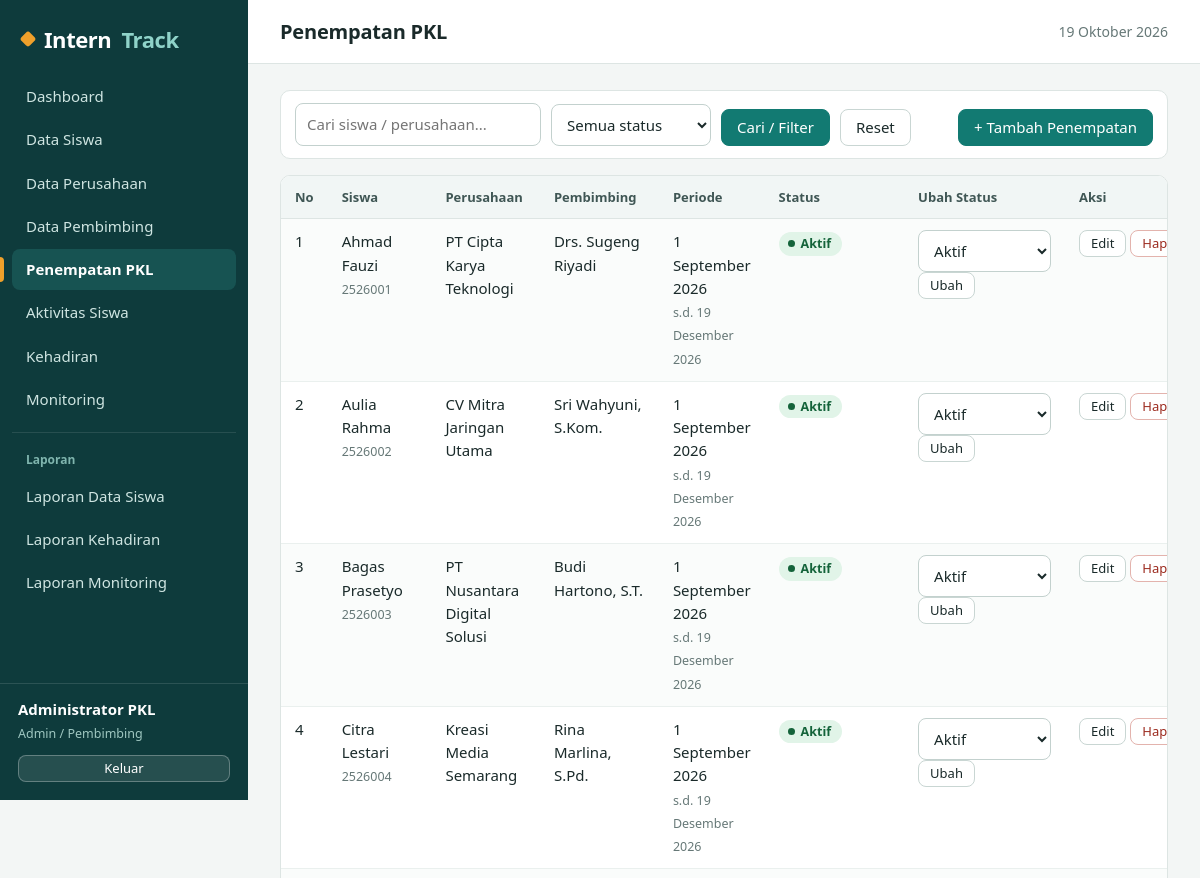
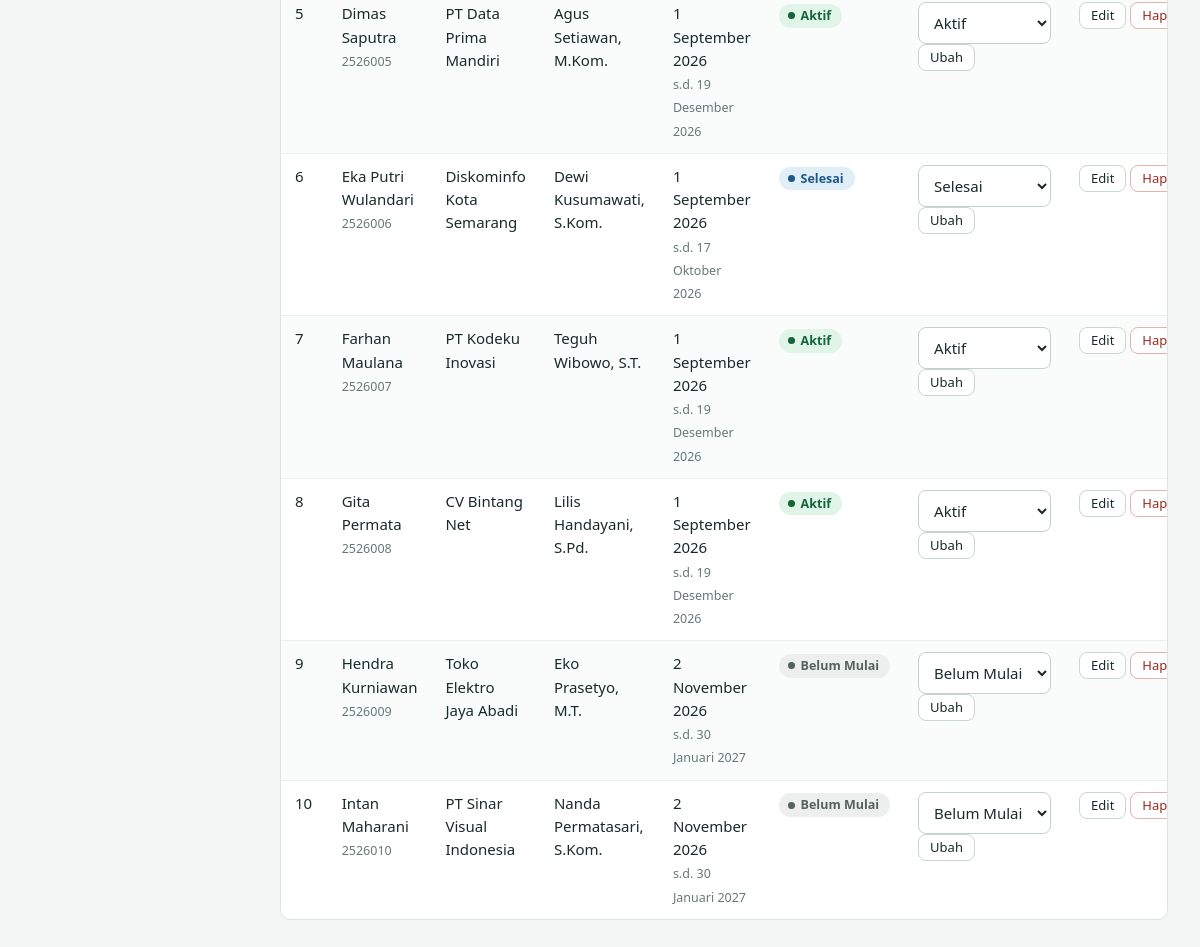
Screenshot of /admin/penempatan.php (signed in) with the database file from the repository (2 pictures, top to bottom).
### tables this page shows
CREATE TABLE penempatan (
  id_penempatan INT AUTO_INCREMENT PRIMARY KEY,
  id_siswa      INT NOT NULL UNIQUE,
  id_perusahaan INT NOT NULL,
  id_pembimbing INT NOT NULL,
  tgl_mulai     DATE NOT NULL,
  tgl_selesai   DATE NOT NULL,
  status        ENUM('Belum Mulai','Aktif','Selesai') NOT NULL DEFAULT 'Belum Mulai',
  CONSTRAINT fk_pen_siswa      FOREIGN KEY (id_siswa)      REFERENCES siswa(id_siswa)           ON DELETE CASCADE,
  CONSTRAINT fk_pen_perusahaan FOREIGN KEY (id_perusahaan) REFERENCES perusahaan(id_perusahaan) ON DELETE RESTRICT,
  CONSTRAINT fk_pen_pembimbing FOREIGN KEY (id_pembimbing) REFERENCES pembimbing(id_pembimbing) ON DELETE RESTRICT
);

CREATE TABLE siswa (
  id_siswa INT AUTO_INCREMENT PRIMARY KEY,
  id_user  INT NOT NULL UNIQUE,
  nis      VARCHAR(20)  NOT NULL UNIQUE,
  nama     VARCHAR(100) NOT NULL,
  kelas    VARCHAR(20),
  jurusan  VARCHAR(60),
  no_hp    VARCHAR(20),
  alamat   VARCHAR(255),
  CONSTRAINT fk_siswa_user FOREIGN KEY (id_user) REFERENCES users(id_user) ON DELETE CASCADE
);

CREATE TABLE perusahaan (
  id_perusahaan   INT AUTO_INCREMENT PRIMARY KEY,
  nama_perusahaan VARCHAR(120) NOT NULL,
  alamat          VARCHAR(255),
  bidang          VARCHAR(100),
  kontak          VARCHAR(30)
);

CREATE TABLE pembimbing (
  id_pembimbing INT AUTO_INCREMENT PRIMARY KEY,
  nip           VARCHAR(25),
  nama          VARCHAR(100) NOT NULL,
  no_hp         VARCHAR(20),
  bidang        VARCHAR(80)
);

### admin/penempatan.php (the view, shortened to what this page needs)
<?php
require_once __DIR__ . '/../config/app.php';
$pdo  = db();
$aksi = $_GET['aksi'] ?? 'list';
$STATUS = ['Belum Mulai', 'Aktif', 'Selesai'];
$data = ['id_siswa' => '', 'id_perusahaan' => '', 'id_pembimbing' => '', 'tgl_mulai' => '', 'tgl_selesai' => '', 'status' => 'Belum Mulai'];
include __DIR__ . '/../includes/header.php';
if ($aksi === 'tambah' || $aksi === 'edit'):
    $sp = $pdo->prepare('SELECT id_siswa, nis, nama FROM siswa WHERE id_siswa NOT IN (SELECT id_siswa FROM penempatan) OR id_siswa = ? ORDER BY nama');
    $sp->execute([(int)$data['id_siswa']]);
    $listSiswa = $sp->fetchAll();
    $listPer = $pdo->query('SELECT id_perusahaan, nama_perusahaan FROM perusahaan ORDER BY nama_perusahaan')->fetchAll();
    $listPem = $pdo->query('SELECT id_pembimbing, nama FROM pembimbing ORDER BY nama')->fetchAll();
?>
<div class="card">
    <h3><?= $aksi === 'edit' ? 'Edit Penempatan' : 'Tambah Penempatan' ?></h3>
    <p class="muted-t">Alur: Siswa &rarr; Perusahaan &rarr; Pembimbing</p>
    <form method="post" data-validate novalidate>
        <?= csrf_field() ?>
        <div class="form-grid">
            <div class="fg"><label>Siswa <b class="req">*</b></label>
                <select name="id_siswa" required><?= opsi($listSiswa, 'id_siswa', function ($r) { return $r['nis'] . ' - ' . $r['nama']; }, $data['id_siswa'], '-- Pilih siswa --') ?></select></div>
            <div class="fg"><label>Perusahaan <b class="req">*</b></label>
                <select name="id_perusahaan" required><?= opsi($listPer, 'id_perusahaan', 'nama_perusahaan', $data['id_perusahaan'], '-- Pilih perusahaan --') ?></select></div>
            <div class="fg"><label>Pembimbing <b class="req">*</b></label>
                <select name="id_pembimbing" required><?= opsi($listPem, 'id_pembimbing', 'nama', $data['id_pembimbing'], '-- Pilih pembimbing --') ?></select></div>
            <?= field('Tanggal Mulai', 'tgl_mulai', $data['tgl_mulai'], 'date', true) ?>
            <?= field('Tanggal Selesai', 'tgl_selesai', $data['tgl_selesai'], 'date', true) ?>
            <div class="fg"><label>Status PKL</label><select name="status"><?= opsi_list($STATUS, $data['status']) ?></select></div>
        </div>
        <button class="btn btn-primary" type="submit">Simpan</button>
        <a class="btn" href="<?= url('admin/penempatan.php') ?>">Batal</a>
    </form>
</div>
<?php else:
    $q = trim($_GET['q'] ?? ''); $fs = $_GET['status'] ?? '';
    $w = ['(s.nama LIKE ? OR s.nis LIKE ? OR pr.nama_perusahaan LIKE ?)']; $pr = ["%$q%", "%$q%", "%$q%"];
    $st = $pdo->prepare(
        'SELECT p.*, s.nis, s.nama, pr.nama_perusahaan, pb.nama AS pembimbing
         FROM penempatan p
         JOIN siswa s ON s.id_siswa = p.id_siswa
         JOIN perusahaan pr ON pr.id_perusahaan = p.id_perusahaan
         JOIN pembimbing pb ON pb.id_pembimbing = p.id_pembimbing
         WHERE ' . implode(' AND ', $w) . ' ORDER BY s.nama'
    );
    $st->execute($pr);
    $rows = $st->fetchAll();
?>
<form class="toolbar" method="get">
    <div class="fg"><input type="search" name="q" value="<?= e($q) ?>" placeholder="Cari siswa / perusahaan..."></div>
    <div class="fg"><select name="status"><?= opsi_list($STATUS, $fs, 'Semua status') ?></select></div>
    <button class="btn btn-primary" type="submit">Cari / Filter</button>
    <a class="btn" href="<?= url('admin/penempatan.php') ?>">Reset</a>
    <a class="btn btn-primary toolbar-r" href="<?= url('admin/penempatan.php?aksi=tambah') ?>">+ Tambah Penempatan</a>
</form>
<div class="table-wrap"><table class="tbl">
    <tr><th>No</th><th>Siswa</th><th>Perusahaan</th><th>Pembimbing</th><th>Periode</th><th>Status</th><th>Ubah Status</th><th>Aksi</th></tr>
    <?php foreach ($rows as $i => $r): ?>
    <tr>
        <td><?= $i + 1 ?></td>
        <td><?= e($r['nama']) ?><br><small class="muted-t"><?= e($r['nis']) ?></small></td>
        <td><?= e($r['nama_perusahaan']) ?></td><td><?= e($r['pembimbing']) ?></td>
        <td><?= tgl_id($r['tgl_mulai']) ?><br><small class="muted-t">s.d. <?= tgl_id($r['tgl_selesai']) ?></small></td>
        <td><?= badge($r['status']) ?></td>
        <td>
            <form class="inline" method="post" action="<?= url('admin/penempatan.php?aksi=status&id=' . $r['id_penempatan']) ?>">
                <select name="status" style="width:auto"><?= opsi_list($STATUS, $r['status']) ?></select>
                <button class="btn btn-sm" type="submit">Ubah</button>
            </form>
        </td>
        <td class="act">
            <a class="btn btn-sm" href="<?= url('admin/penempatan.php?aksi=edit&id=' . $r['id_penempatan']) ?>">Edit</a>
            <form class="inline" method="post" action="<?= url('admin/penempatan.php?aksi=hapus&id=' . $r['id_penempatan']) ?>" data-confirm="Hapus penempatan <?= e($r['nama']) ?>? Jurnal, absensi, dan monitoring ikut terhapus.">
                <?= csrf_field() ?><button class="btn btn-sm btn-danger" type="submit">Hapus</button>
            </form>
        </td>
    </tr>
    <?php endforeach; if (!$rows): ?><tr><td colspan="8" class="empty">Data tidak ditemukan.</td></tr><?php endif; ?>
</table></div>
<?php endif;
include __DIR__ . '/../includes/footer.php';

### config/app.php (shortened to what this page needs)
<?php
function e($v): string { return htmlspecialchars((string)$v, ENT_QUOTES, 'UTF-8'); }
function url(string $p = ''): string { return BASE_URL . '/' . ltrim($p, '/'); }
function tgl_id(?string $d): string
{
    $bln = ['', 'Januari', 'Februari', 'Maret', 'April', 'Mei', 'Juni', 'Juli', 'Agustus', 'September', 'Oktober', 'November', 'Desember'];
    $t = strtotime($d);
    return date('j', $t) . ' ' . $bln[(int)date('n', $t)] . ' ' . date('Y', $t);
}
function badge(string $teks): string
{
    $map = [
        'Sangat Baik' => 'ok', 'Baik' => 'info', 'Perlu Perhatian' => 'warn', 'Perlu Pembinaan' => 'bad',
        'Aktif' => 'ok', 'Selesai' => 'info', 'Belum Mulai' => 'muted', 'Belum Ada Data' => 'muted',
        'Hadir' => 'ok', 'Izin' => 'info', 'Sakit' => 'warn', 'Alpa' => 'bad',
    ];
    return '<span class="badge b-' . ($map[$teks] ?? 'muted') . '">' . e($teks) . '</span>';
}
function opsi_list(array $vals, $sel = null, ?string $kosong = null): string
{
    $h = $kosong !== null ? '<option value="">' . e($kosong) . '</option>' : '';
    foreach ($vals as $v) {
        $h .= '<option value="' . e($v) . '"' . ((string)$v === (string)$sel ? ' selected' : '') . '>' . e($v) . '</option>';
    }
    return $h;
}

### assets/css/style.css (style rules this page uses)
:root { --ink:#0E3B3C; --ink-2:#175352; --teal:#127A72; --teal-d:#0C5D57; --teal-l:#E3F1EE; --amber:#EFA02B; --amber-l:#FDF1DC; --bg:#F3F6F5; --card:#fff; --line:#DDE5E3; --tx:#1A2A2A; --mut:#667877; --ok:#14633A; --ok-l:#E1F4E8; --info:#1D5A87; --info-l:#E0EEF8; --warn:#8A5A00; --warn-l:#FDF0D5; --bad:#9C2B1F; --bad-l:#FBE4E1; --muted-l:#ECEFEE; --r:10px; --font:"Segoe UI Variable Text","Segoe UI",system-ui,-apple-system,"Helvetica Neue",Arial,sans-serif; }
* { box-sizing:border-box }
html { -webkit-text-size-adjust:100% }
body { margin:0;font:15px/1.55 var(--font);color:var(--tx);background:var(--bg);display:flex;min-height:100vh }
a { color:var(--teal-d) }
.toolbar { display:flex;gap:10px;flex-wrap:wrap;align-items:flex-end;margin-bottom:16px;background:#fff;border:1px solid var(--line);border-radius:var(--r);padding:12px 14px }
.toolbar .fg { margin:0 }
.toolbar-r { margin-left:auto }
.btn { display:inline-flex;align-items:center;justify-content:center;gap:6px;border:1px solid #c9d6d3;background:#fff;color:var(--tx);padding:8px 15px;border-radius:8px;cursor:pointer;font:inherit;font-weight:500;text-decoration:none;line-height:1.3;transition:background .15s,border-color .15s }
.btn-primary { background:var(--teal);border-color:var(--teal);color:#fff }
.btn-danger { background:#fff;border-color:#e3b3ad;color:var(--bad) }
.btn-sm { padding:4px 11px;font-size:13px }
.inline { display:inline }
.fg { margin-bottom:15px }
input,select,textarea { width:100%;padding:9px 11px;border:1px solid #c3d1ce;border-radius:8px;font:inherit;background:#fff;color:var(--tx);transition:border-color .15s,box-shadow .15s }
.toolbar input,.toolbar select { width:auto;min-width:160px }
.table-wrap { overflow-x:auto;border:1px solid var(--line);border-radius:var(--r);background:#fff;margin-bottom:18px }
table.tbl { width:100%;border-collapse:collapse }
.tbl th,.tbl td { padding:11px 14px;border-bottom:1px solid #eaf0ee;text-align:left;vertical-align:top }
.tbl tr:last-child td { border-bottom:0 }
.tbl th { background:#f1f6f5;font-size:13px;font-weight:650;color:#3f5654;white-space:nowrap;border-bottom:1px solid var(--line);position:sticky;top:0 }
.tbl tbody tr:nth-child(even) td,.tbl tr:nth-child(even) td { background:#fafcfb }
.tbl .act { white-space:nowrap }
.tbl small { font-size:12.5px }
.badge { display:inline-flex;align-items:center;gap:6px;padding:2px 11px 2px 9px;border-radius:99px;font-size:12.5px;font-weight:600;white-space:nowrap }
.badge::before { content:"";width:7px;height:7px;border-radius:50%;background:currentColor }
.b-ok { background:var(--ok-l);color:var(--ok) }
.b-info { background:var(--info-l);color:var(--info) }
.b-muted { background:var(--muted-l);color:#55625f }
.muted-t { color:var(--mut) }

### rows the page displays
penempatan: id_siswa.nama "Ahmad Fauzi", id_siswa.nis "2526001", id_perusahaan.nama_perusahaan "PT Cipta Karya Teknologi", id_pembimbing.nama "Drs. Sugeng Riyadi", tgl_mulai "1 September 2026", tgl_selesai "19 Desember 2026", status "Aktif"
penempatan: id_siswa.nama "Aulia Rahma", id_siswa.nis "2526002", id_perusahaan.nama_perusahaan "CV Mitra Jaringan Utama", id_pembimbing.nama "Sri Wahyuni, S.Kom.", tgl_mulai "1 September 2026", tgl_selesai "19 Desember 2026", status "Aktif"
penempatan: id_siswa.nama "Bagas Prasetyo", id_siswa.nis "2526003", id_perusahaan.nama_perusahaan "PT Nusantara Digital Solusi", id_pembimbing.nama "Budi Hartono, S.T.", tgl_mulai "1 September 2026", tgl_selesai "19 Desember 2026", status "Aktif"
penempatan: id_siswa.nama "Citra Lestari", id_siswa.nis "2526004", id_perusahaan.nama_perusahaan "Kreasi Media Semarang", id_pembimbing.nama "Rina Marlina, S.Pd.", tgl_mulai "1 September 2026", tgl_selesai "19 Desember 2026", status "Aktif"
penempatan: id_siswa.nama "Dimas Saputra", id_siswa.nis "2526005", id_perusahaan.nama_perusahaan "PT Data Prima Mandiri", id_pembimbing.nama "Agus Setiawan, M.Kom.", tgl_mulai "1 September 2026", tgl_selesai "19 Desember 2026", status "Aktif"
penempatan: id_siswa.nama "Eka Putri Wulandari", id_siswa.nis "2526006", id_perusahaan.nama_perusahaan "Diskominfo Kota Semarang", id_pembimbing.nama "Dewi Kusumawati, S.Kom.", tgl_mulai "1 September 2026", tgl_selesai "17 Oktober 2026", status "Selesai"
penempatan: id_siswa.nama "Farhan Maulana", id_siswa.nis "2526007", id_perusahaan.nama_perusahaan "PT Kodeku Inovasi", id_pembimbing.nama "Teguh Wibowo, S.T.", tgl_mulai "1 September 2026", tgl_selesai "19 Desember 2026", status "Aktif"
penempatan: id_siswa.nama "Gita Permata", id_siswa.nis "2526008", id_perusahaan.nama_perusahaan "CV Bintang Net", id_pembimbing.nama "Lilis Handayani, S.Pd.", tgl_mulai "1 September 2026", tgl_selesai "19 Desember 2026", status "Aktif"
penempatan: id_siswa.nama "Hendra Kurniawan", id_siswa.nis "2526009", id_perusahaan.nama_perusahaan "Toko Elektro Jaya Abadi", id_pembimbing.nama "Eko Prasetyo, M.T.", tgl_mulai "2 November 2026", tgl_selesai "30 Januari 2027", status "Belum Mulai"
penempatan: id_siswa.nama "Intan Maharani", id_siswa.nis "2526010", id_perusahaan.nama_perusahaan "PT Sinar Visual Indonesia", id_pembimbing.nama "Nanda Permatasari, S.Kom.", tgl_mulai "2 November 2026", tgl_selesai "30 Januari 2027", status "Belum Mulai"

### other values shown
$m[0] "Dashboard"
$m[0] "Data Siswa"
$m[0] "Data Perusahaan"
$m[0] "Data Pembimbing"
$m[0] "Penempatan PKL"
$m[0] "Aktivitas Siswa"
$m[0] "Kehadiran"
$m[0] "Monitoring"
$m[0] "Laporan"
$m[0] "Laporan Data Siswa"
$m[0] "Laporan Kehadiran"
$m[0] "Laporan Monitoring"
$u['nama'] "Administrator PKL"
$judul "Penempatan PKL"
form field status "Semua status"
